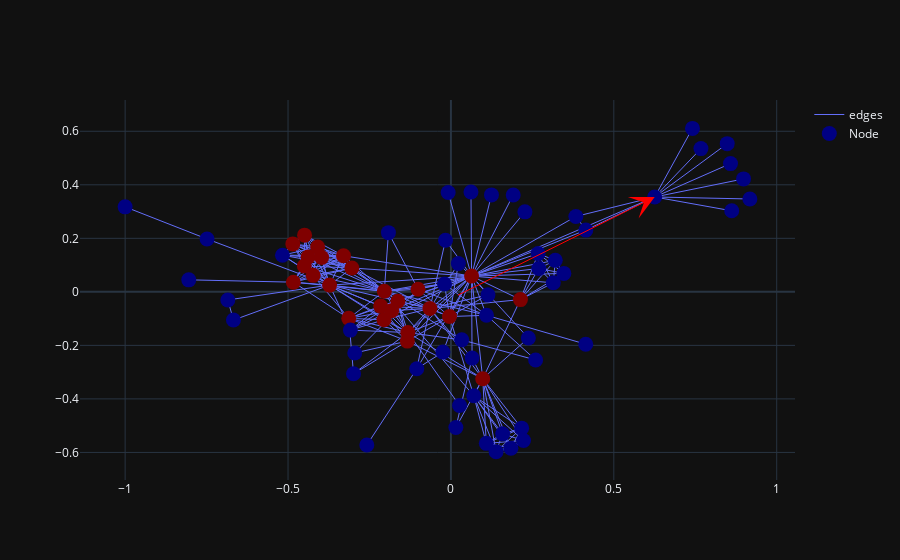

Notebook code cell kept with this figure:
### Code cell
%%timeit -n1 -r1
df = other_sims.kmedoid_clustering2(target_G, RDD.get_rdd_matrix(target_G, target_rad, measures.global_graph_degree), target_clusters)
fig = visualize.visualize_rdd_kmedoid(target_G, target_rad, measure_list, pos, target_clusters)
fig.show()
df = df.sort_values('cluster')
# print(df)1

clusters = df_to_cluster_list(df)
result = nx.algorithms.community.modularity(target_G, clusters)
print(result)

### Figure 1 — Plotly figure (JSON) as saved in the notebook; plotly's stock layout.template omitted (floating-point values rounded to 4 significant figures; data arrays with more than 128 entries replaced by an {"elided": "..."} marker saying what was removed)
{"data": [{"line": {"width": 1}, "marker": {"color": [0, 0, 0, 0, 0, 0, 0, 0, 0, 0, 0, 1, 0, 0, 0, 0, 0, 0, 0, 0, 0, 0, 0, 1, 1, 1, 1, 1, 0, 1, 0, 0, 0, 0, 0, 0, 0, 0, 0, 0, 0, 1, 0, 0, 0, 0, 0, 0, 1, 1, 0, 0, 0, 0, 0, 1, 0, 1, 1, 1, 1, 1, 1, 1, 1, 1, 1, 0, 1, 1, 1, 1, 0, 0, 0, 0, 0], "colorscale": [[0, "rgb(0,0,131)"], [0.2, "rgb(0,60,170)"], [0.4, "rgb(5,255,255)"], [0.6, "rgb(255,255,0)"], [0.8, "rgb(250,0,0)"], [1, "rgb(128,0,0)"]], "size": 15}, "mode": "lines", "name": "edges", "type": "scatter", "uid": "4be69a8c-d7a5-4295-a68a-360697a4f2d4", "x": {"elided": "762 float values"}, "y": {"elided": "762 float values"}}, {"customdata": {"elided": "77x6 mixed values"}, "hovertemplate": "node_name: %{customdata[0]} <br> radius: %{customdata[1]} <br> degree: %{customdata[2]} <br> cluster: %{customdata[3]} <br> nodes_x: %{customdata[4]} <br> nodes_y: %{customdata[5]} <br> ", "marker": {"color": [0, 0, 0, 0, 0, 0, 0, 0, 0, 0, 0, 1, 0, 0, 0, 0, 0, 0, 0, 0, 0, 0, 0, 1, 1, 1, 1, 1, 0, 1, 0, 0, 0, 0, 0, 0, 0, 0, 0, 0, 0, 1, 0, 0, 0, 0, 0, 0, 1, 1, 0, 0, 0, 0, 0, 1, 0, 1, 1, 1, 1, 1, 1, 1, 1, 1, 1, 0, 1, 1, 1, 1, 0, 0, 0, 0, 0], "colorscale": [[0, "rgb(0,0,131)"], [0.2, "rgb(0,60,170)"], [0.4, "rgb(5,255,255)"], [0.6, "rgb(255,255,0)"], [0.8, "rgb(250,0,0)"], [1, "rgb(128,0,0)"]], "size": 15}, "mode": "markers", "name": "Node", "text": ["Myriel", "Napoleon", "MlleBaptistine", "MmeMagloire", "CountessDeLo", "Geborand", "Champtercier", "Cravatte", "Count", "OldMan", "Labarre", "Valjean", "Marguerite", "MmeDeR", "Isabeau", "Gervais", "Tholomyes", "Listolier", "Fameuil", "Blacheville", "Favourite", "Dahlia", "Zephine", "Fantine", "MmeThenardier", "Thenardier", "Cosette", "Javert", "Fauchelevent", "Bamatabois", "Perpetue", "Simplice", "Scaufflaire", "Woman1", "Judge", "Champmathieu", "Brevet", "Chenildieu", "Cochepaille", "Pontmercy", "Boulatruelle", "Eponine", "Anzelma", "Woman2", "MotherInnocent", "Gribier", "Jondrette", "MmeBurgon", "Gavroche", "Gillenormand", "Magnon", "MlleGillenormand", "MmePontmercy", "MlleVaubois", "LtGillenormand", "Marius", "BaronessT", "Mabeuf", "Enjolras", "Combeferre", "Prouvaire", "Feuilly", "Courfeyrac", "Bahorel", "Bossuet", "Joly", "Grantaire", "MotherPlutarch", "Gueulemer", "Babet", "Claquesous", "Montparnasse", "Toussaint", "Child1", "Child2", "Brujon", "MmeHucheloup"], "type": "scatter", "uid": "3c398c4e-7a98-45a8-ba75-2430452537b6", "x": [0.6255, 0.9176, 0.3836, 0.4141, 0.8619, 0.7414, 0.8582, 0.7674, 0.848, 0.8982, 0.2271, 0.06336, 0.2377, 0.1912, -0.008445, 0.1245, 0.07026, 0.1842, 0.1386, 0.1086, 0.217, 0.2227, 0.1587, 0.09765, -0.1337, -0.1322, -0.004383, -0.06446, -0.1049, 0.2134, 0.01522, 0.06495, 0.06153, -0.01664, 0.2677, 0.2698, 0.3467, 0.3203, 0.3143, 0.03313, 0.02646, -0.3137, -0.2989, 0.02288, -0.02452, -0.2582, -1, -0.7486, -0.3724, -0.1009, -0.2952, 0.1092, 0.26, 0.4139, -0.0197, -0.2044, -0.1918, -0.4837, -0.304, -0.45, -0.4492, -0.3969, -0.423, -0.4091, -0.3296, -0.4385, -0.4852, -0.8047, -0.2156, -0.2054, -0.163, -0.1821, 0.1137, -0.6848, -0.6675, -0.3086, -0.5171], "y": [0.3545, 0.3471, 0.2818, 0.2308, 0.3029, 0.6109, 0.4793, 0.5353, 0.5537, 0.422, 0.2989, 0.05899, -0.1726, 0.3621, 0.3712, 0.3622, -0.3884, -0.584, -0.597, -0.5661, -0.5093, -0.5556, -0.5306, -0.3245, -0.1841, -0.1521, -0.09237, -0.06225, -0.2874, -0.02891, -0.5068, -0.2476, 0.373, 0.1929, 0.143, 0.08721, 0.06904, 0.1177, 0.03383, -0.1794, -0.4249, -0.09901, -0.306, 0.1056, -0.2251, -0.5725, 0.3176, 0.1976, 0.0252, 0.009947, -0.2283, -0.08753, -0.2544, -0.1956, 0.02962, 0.002234, 0.2212, 0.03614, 0.08917, 0.09666, 0.2118, 0.1283, 0.06171, 0.1672, 0.135, 0.1305, 0.1792, 0.04488, -0.05322, -0.1043, -0.03483, -0.07018, -0.01115, -0.03018, -0.1054, -0.1429, 0.137]}], "layout": {"annotations": [{"arrowcolor": "red", "arrowhead": 3, "arrowsize": 4, "axref": "x", "ayref": "y", "showarrow": true, "x": 0.6255, "y": 0.3545}], "dragmode": "pan"}}
